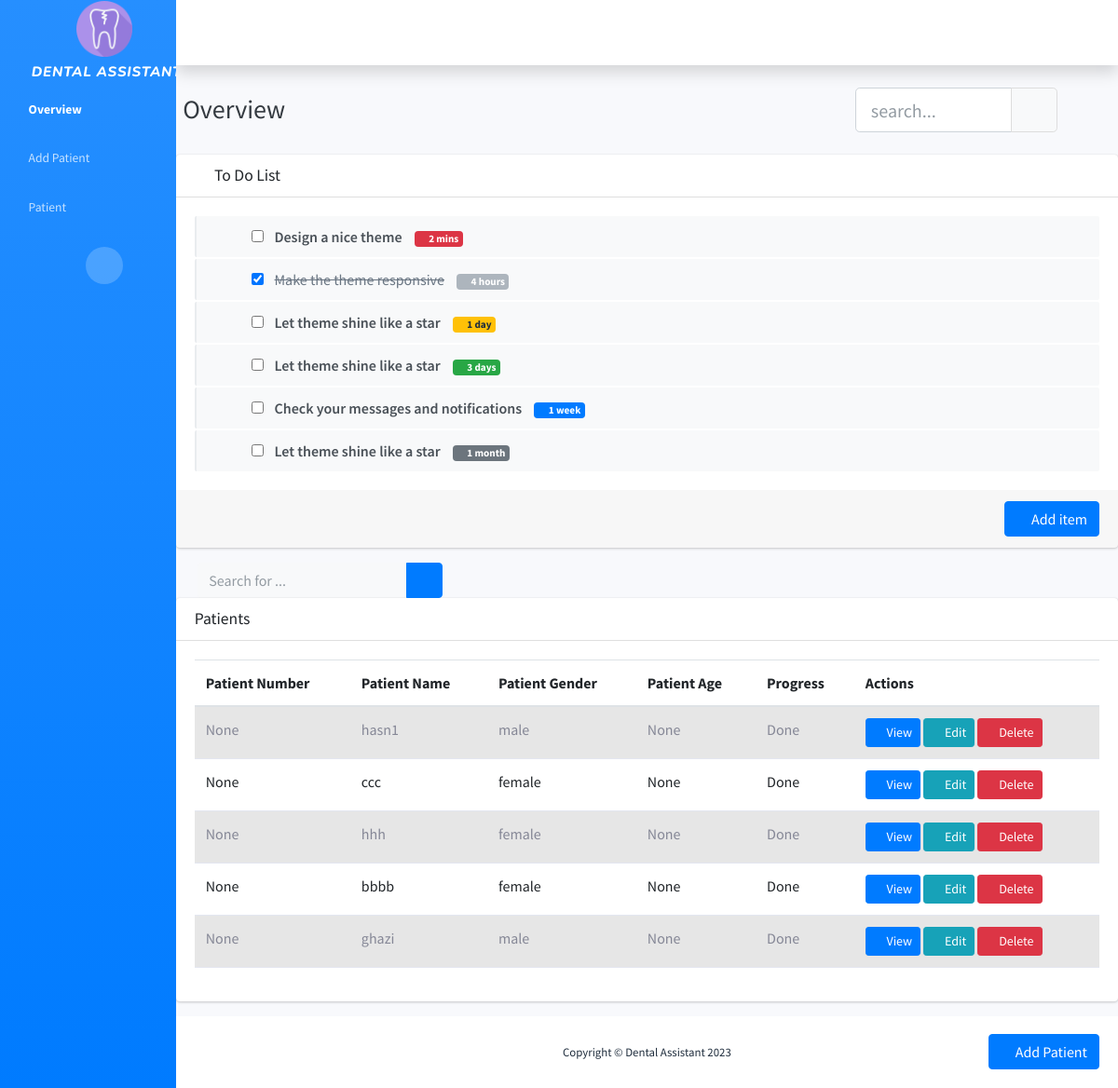
The app's page /, older data.
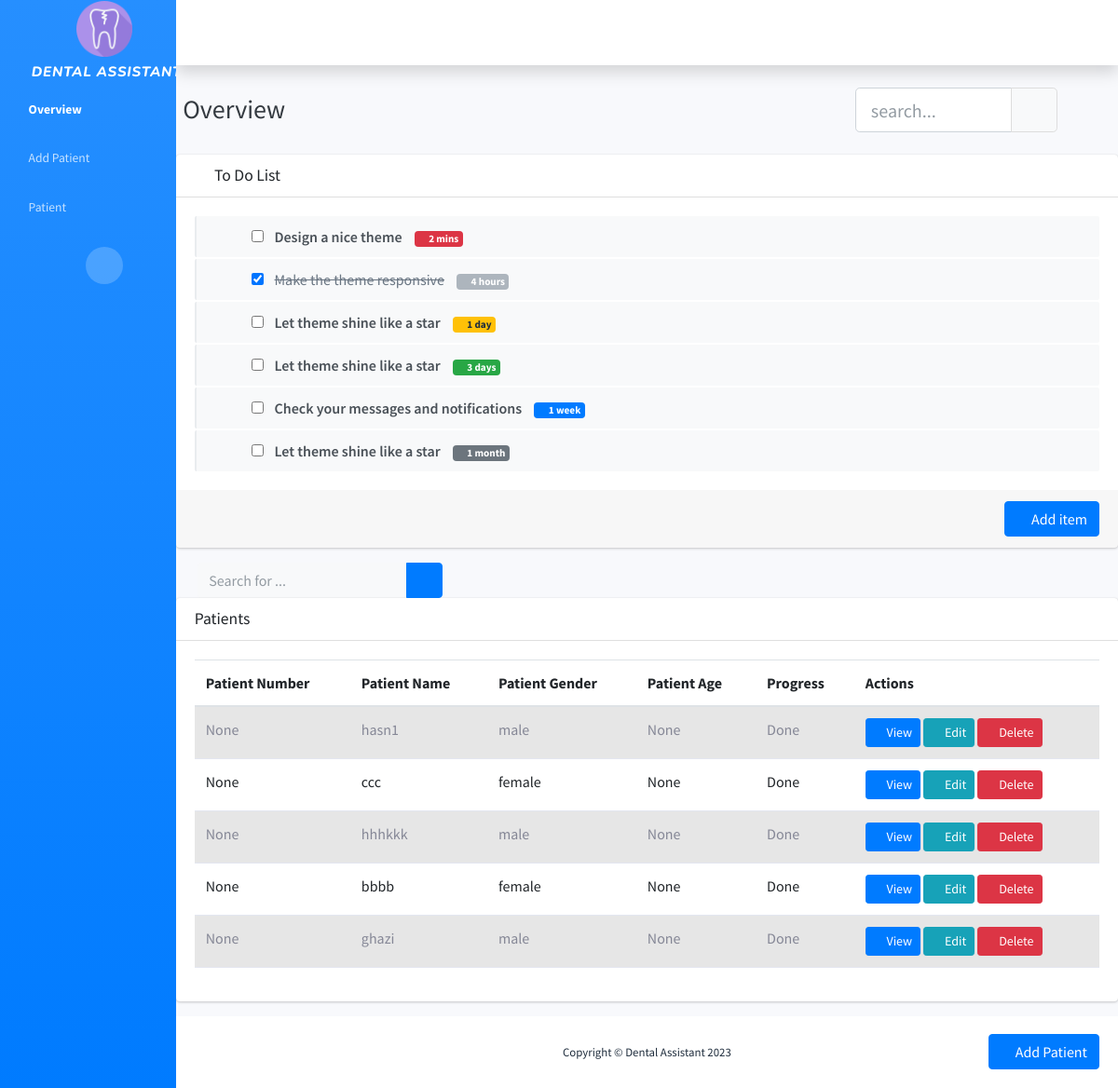
The same page, newer data.
### profiles/models.py (models this page shows, shortened)
class Profile(models.Model):
    genderChoices=[
        ('male','male'),
        ('female','female')
    ]
    name=models.CharField(max_length=100)
    phone_number = models.CharField(max_length=12,null=True,blank=True)
    age=models.CharField(max_length=100,null=True,blank=True)
    gender=models.CharField(max_length=10,choices= genderChoices)

### profiles/views.py (the view)
# urls.py: path('',views.profile,name='home'),
def profile(request):
    profile=Profile.objects.all()
    searchFilter=ProfileFilter(request.GET , queryset=profile)
    profile=searchFilter.qs
    context={'profile':profile , 'search':searchFilter}
    return render(request,'profile/home.html',context)

### templates/profile/home.html (shortened to what the changed rows need)
{% extends 'profile/main.html' %}
{% load static  %}
{% block content %}
    <div id="wrapper">
        <div class="d-flex flex-column" id="content-wrapper">
            <div id="content">
                <section class="content ">
                    <div class="card">
                        <div class="card-body">
                            <div class="table-responsive">
                                <table class="table table-striped">
                                    <thead>
                                        <tr>
                                            <th>Patient Number</th>
                                            <th>Patient Name</th>
                                            <th>Patient Gender</th>
                                            <th>Patient Age</th>
                                            <th>Progress </th>
                                            <th>Actions</th>
                                        </tr>
                                    </thead>
                                    <tbody>
                                        {% for i in profile %}
                                        <tr>
                                            <td>{{i.phone_number}}</td>
                                            <td>{{i.name}}</td>
                                            <td>{{i.gender}}</td>
                                            <td>{{i.age}}</td>
                                            <td>Done</td>
                                            <td>
                                                <a class="btn btn-primary btn-sm" href="#"><i class="fas fa-folder"></i> View</a>
                                                <a class="btn btn-info btn-sm" href="{% url 'update_profile' i.id %}"><i class="fas fa-pencil-alt"></i> Edit</a>
                                                <a class="btn btn-danger btn-sm" href="{% url 'delete_profile' i.id %}"><i class="fas fa-trash"></i> Delete</a>
                                            </td>
                                        </tr>
                                        {% endfor %}
                                    </tbody>
                                </table>
                            </div>
                        </div>
                    </div>
                </section>
            </div>
        </div>
    </div>
{% endblock content %}

Row changes from the older to the newer data that the page shows:
changed Profile: name "hhh" → "hhhkkk"; gender "female" → "male"
